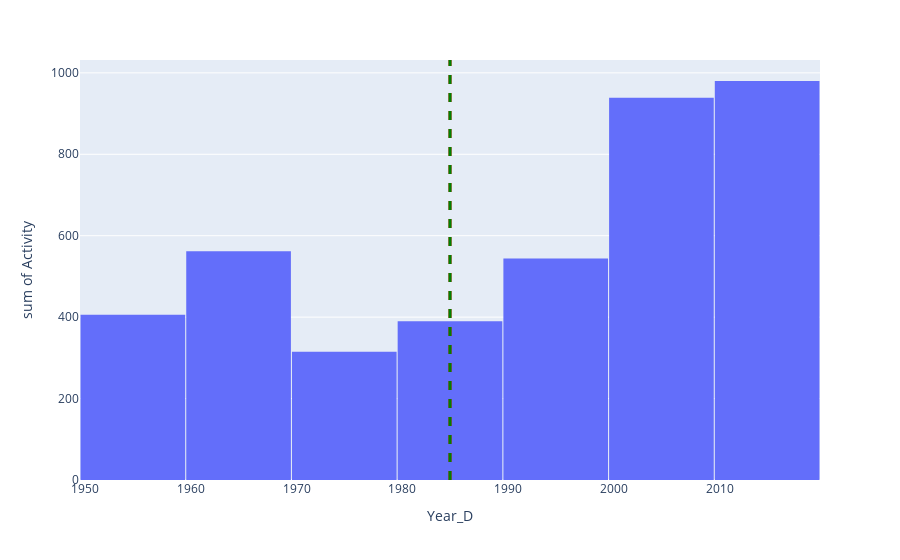

The code cell stored with this chart in its notebook:
### Code cell
#utlizaremos los datos a partir de 1950 porque es dónde más se concetran los ataques de tiburón
fig = px.histogram(attacks_Year,x="Year_D",y = "Activity")
fig.update_layout(bargap=0.01)
fig.add_vline(attacks_Year.Year_D.median(), line_width=3, line_dash="dash", line_color="red")
fig.add_vline(attacks_Year.Year_D.mean(), line_width=3, line_dash="dash", line_color="green")
fig.show()

### Figure 1 — Plotly figure (JSON) as saved in the notebook; plotly's stock layout.template omitted (floating-point values rounded to 4 significant figures)
{"data": [{"alignmentgroup": "True", "bingroup": "x", "histfunc": "sum", "hovertemplate": "Year_D=%{x}<br>sum of Activity=%{y}<extra></extra>", "legendgroup": "", "marker": {"color": "#636efa", "pattern": {"shape": ""}}, "name": "", "offsetgroup": "", "orientation": "v", "showlegend": false, "type": "histogram", "x": [1951, 1952, 1953, 1954, 1955, 1956, 1957, 1958, 1959, 1960, 1961, 1962, 1963, 1964, 1965, 1966, 1967, 1968, 1969, 1970, 1971, 1972, 1973, 1974, 1975, 1976, 1977, 1978, 1979, 1980, 1981, 1982, 1983, 1984, 1985, 1986, 1987, 1988, 1989, 1990, 1991, 1992, 1993, 1994, 1995, 1996, 1997, 1998, 1999, 2000, 2001, 2002, 2003, 2004, 2005, 2006, 2007, 2008, 2009, 2010, 2011, 2012, 2013, 2014, 2015, 2016, 2017, 2018], "xaxis": "x", "y": [30, 28, 35, 39, 42, 54, 40, 55, 83, 85, 74, 83, 60, 57, 43, 51, 43, 38, 28, 40, 29, 31, 27, 38, 45, 36, 23, 23, 23, 31, 46, 35, 44, 35, 32, 36, 32, 51, 48, 37, 37, 50, 54, 55, 70, 61, 54, 64, 62, 91, 84, 84, 87, 83, 91, 94, 101, 112, 112, 97, 118, 110, 115, 119, 130, 122, 122, 47], "yaxis": "y"}], "layout": {"bargap": 0.01, "barmode": "relative", "legend": {"tracegroupgap": 0}, "margin": {"t": 60}, "shapes": [{"line": {"color": "red", "dash": "dash", "width": 3}, "type": "line", "x0": 1984.0, "x1": 1984.0, "xref": "x", "y0": 0, "y1": 1, "yref": "y domain"}, {"line": {"color": "green", "dash": "dash", "width": 3}, "type": "line", "x0": 1984.0, "x1": 1984.0, "xref": "x", "y0": 0, "y1": 1, "yref": "y domain"}], "xaxis": {"anchor": "y", "domain": [0, 1], "title": {"text": "Year_D"}}, "yaxis": {"anchor": "x", "domain": [0, 1], "title": {"text": "sum of Activity"}}}}
